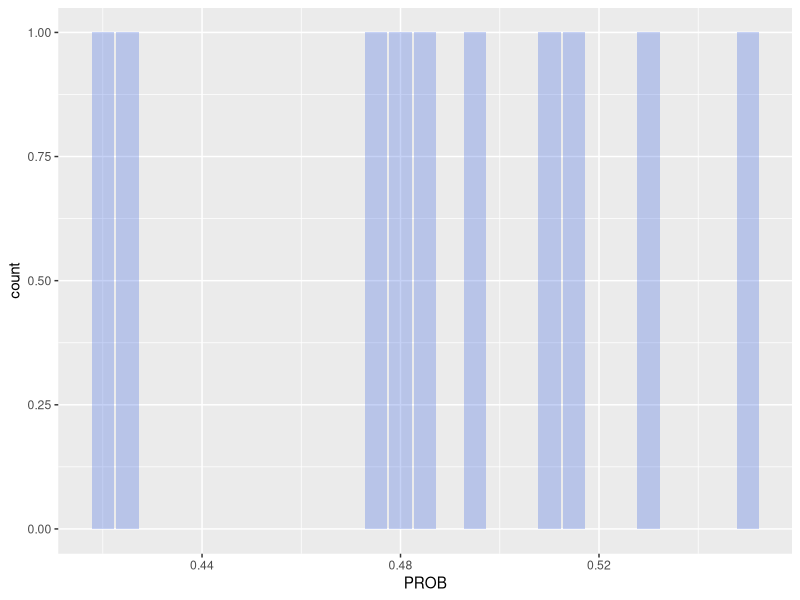
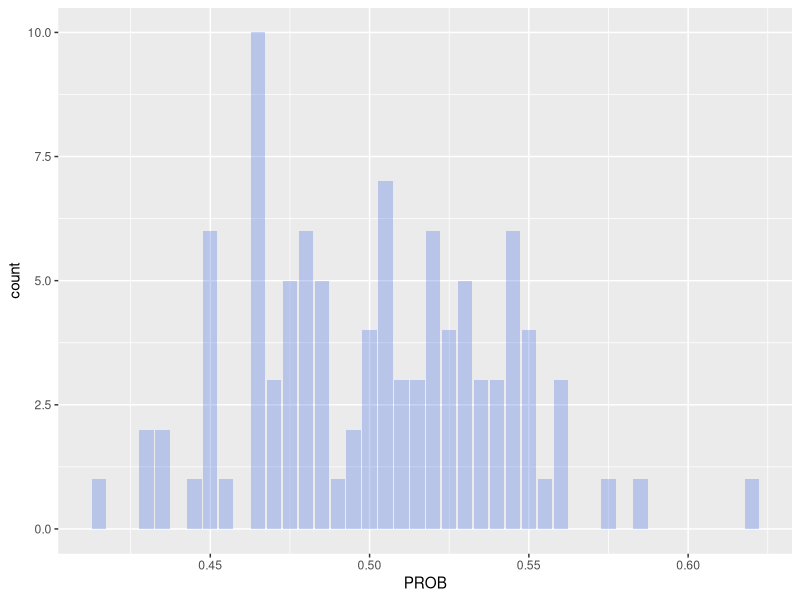
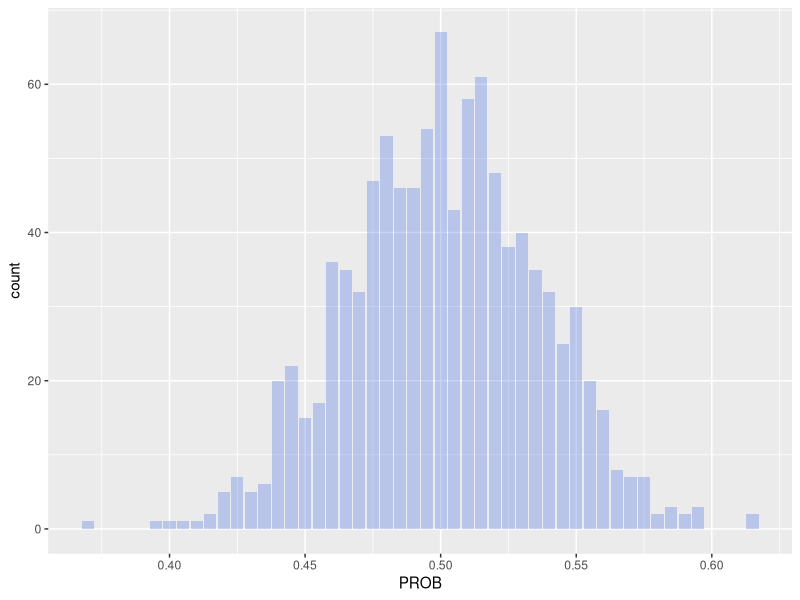
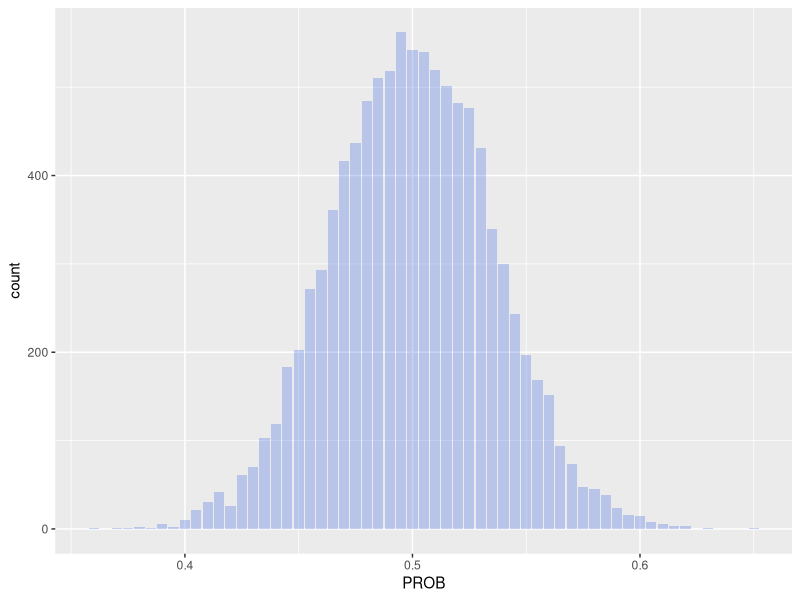
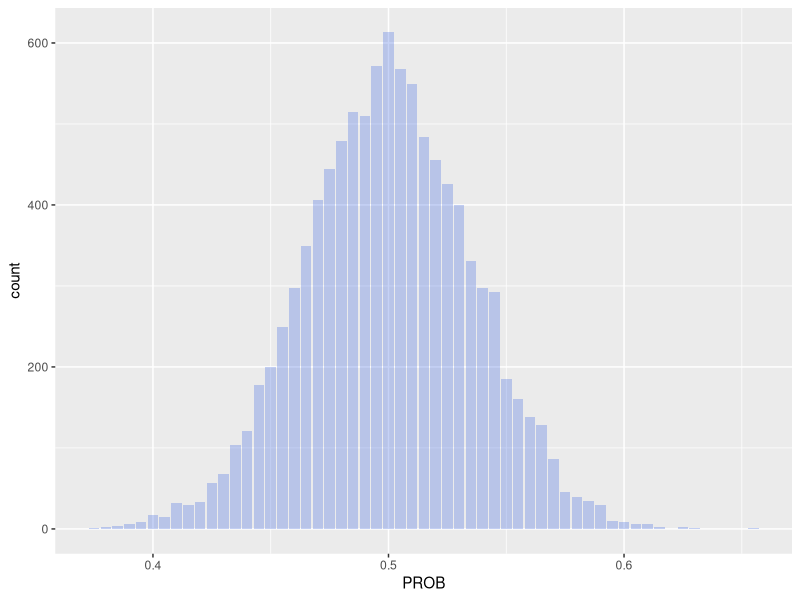

Source code (R) for these figures, in order:
library(ggplot2)
K = c(10, 100, 1000, 10000, 10000)

for (k in K) {
  PROB_LIST = c()
  for (i in 1:k) {
    BI = sample(c("H", "T"), size = 200,
                replace = T, prob = c(.5 ,.5))
    PROB = ifelse(BI == "H", 1, 0)
    PROB = sum(PROB) / 200
    PROB_LIST = c(PROB_LIST, PROB)
  }
  CLT = data.frame(PROB = PROB_LIST)
  graph = ggplot(CLT, aes(x=PROB)) +
    geom_bar(fill = 'royalblue', alpha= .3)
  ggsave(file = paste("/Users/jeongminshin/STA/Must R", k, '.jpg', sep = ""))
}
